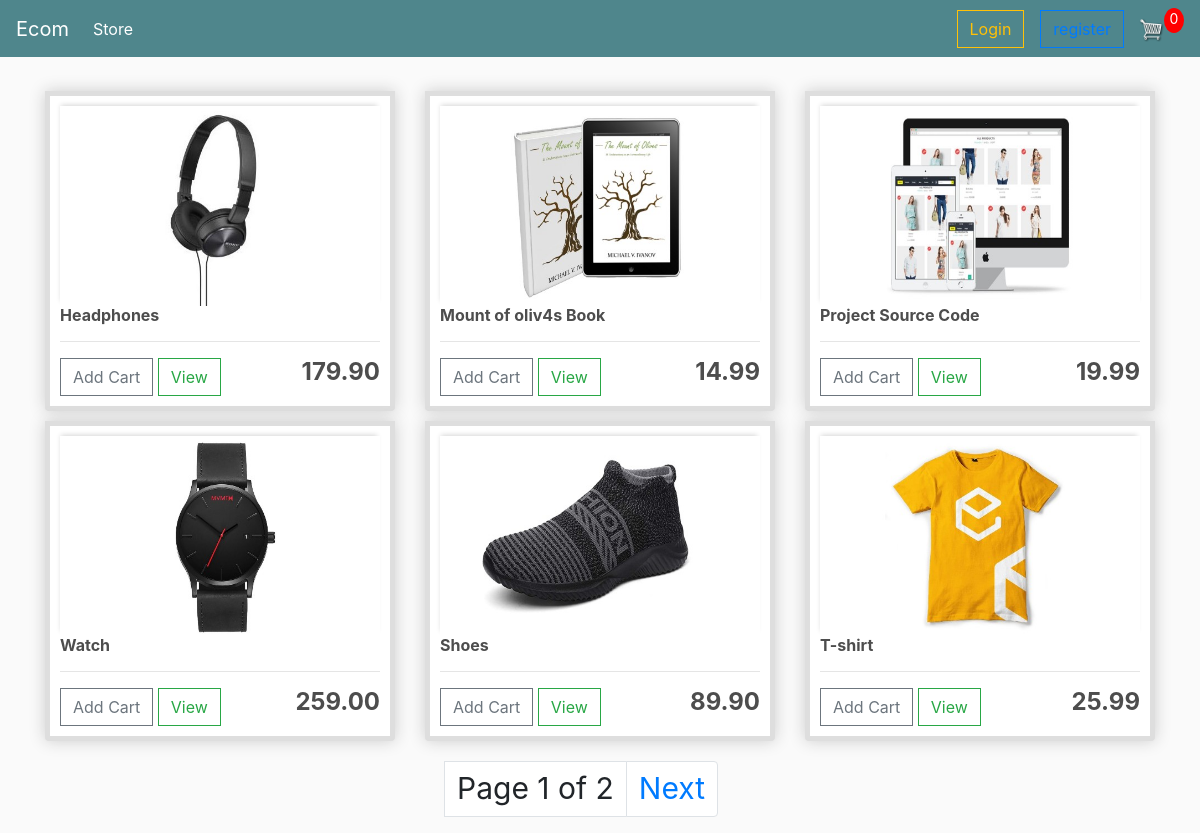
The page / on the database its author committed.
### commerceApp/models.py (models this page shows, shortened)
class Product(models.Model):
	name=models.CharField(max_length=200,null=True)
	price=models.FloatField()
	digital=models.BooleanField(default=False,null=True,blank=True)
	image=models.ImageField(null=True,blank=True)
	@property
	def imageURL(self):
		try:
			url=self.image.url
		except:
			url=""
		return url

### commerceApp/views.py (the view)
# urls.py: path('',store,name='store'),
def store(request):
	data = cartData(request)
	cartItems = data['cartItems']
	order = data['order']
	items = data['items']
	data=Product.objects.all()
	paginator=Paginator(data,6)
	page=request.GET.get('page')
	try:
		posts=paginator.page(page)
	except PageNotAnInteger:
		posts=paginator.page(1)
	except EmptyPage:
		posts=paginator.page(paginator.num_pages)
	context = {'page':page,'posts':posts, 'cartItems':cartItems}
	return render(request, 'store.html', context)

### commerceApp/utils.py (called while the page is built, shortened)
def cookieCart(request):
	try:
		cart = json.loads(request.COOKIES['cart'])
	except:
		cart = {}
		print('CART:', cart)
	items = []
	order = {'get_cart_total':0, 'get_cart_items':0, 'shipping':False}
	cartItems = order['get_cart_items']
	return {'cartItems':cartItems ,'order':order, 'items':items}

def cartData(request):
	if request.user.is_authenticated:
		customer = request.user.customer
		order, created = Order.objects.get_or_create(customer=customer, complete=False)
		items = order.orderitem_set.all()
		cartItems = order.get_cart_items
	else:
		cookieData = cookieCart(request)
		cartItems = cookieData['cartItems']
		order = cookieData['order']
		items = cookieData['items']
	return {'cartItems':cartItems ,'order':order, 'items':items}

### templates/store.html
{% extends 'main.html' %}
{% load static %}
{% block content %}
	<div class="row">
		{% for post in posts %}
		<div class="col-lg-4">
			<div class="box-element product">
				<img class="thumbnail" src="{{post.imageURL}}">
				<h6><strong>{{post.name}}</strong></h6>
				<hr>
				<button data-product={{post.id}}
				data-action="add" class="btn btn-outline-secondary add-btn update-cart">Add Cart</button>
				<a class="btn btn-outline-success" href="#">View</a>
				<h4 style="display:inline-block; float:right"><strong>{{post.price|floatformat:2}}</strong></h4>
			</div>
		</div>
		{% endfor %}
	</div>
	<div class="row">
		<div class="col-6"id="pagination">
			{% include 'pagination.html' with page=posts %}
		</div>
	</div>
{% endblock content %}

### static/css/main.css (style rules this page uses)
body { background-color: hsl(0, 0%, 98%); }
h1,h2,h3,h4,h5,h6 { color:hsl(0, 0%, 30%); }
.box-element { box-shadow:hsl(0, 0%, 80%) 0 0 16px; background-color: #fff; border-radius: 20px 20px 20px 20px; border:5px solid ; border-color: rgb(222, 222, 222); padding: 10px; }
.thumbnail { width: 100%; height: 200px; -webkit-box-shadow: -1px -3px 5px -2px rgba(214,214,214,1); -moz-box-shadow: -1px -3px 5px -2px rgba(214,214,214,1); box-shadow: -1px -3px 5px -2px rgba(214,214,214,1); }
.product { border-radius: 0 0 4px 4px; }
.col-lg-4, .col-lg-6, .col-lg-8, .col-lg-12 { margin-top: 10px; }
.btn { border-radius: 0; }
#pagination { font-size: 30px; left:400px; top:20px; }

### rows shown on the page
Product: imageURL (picture), name "Headphones", price "179.90"
Product: imageURL (picture), name "Mount of oliv4s Book", price "14.99"
Product: imageURL (picture), name "Project Source Code", price "19.99"
Product: imageURL (picture), name "Watch", price "259.00"
Product: imageURL (picture), name "Shoes", price "89.90"
Product: imageURL (picture), name "T-shirt", price "25.99"

### other values the page prints
{{ cartItems }} "0"
{{ page.number }} "1"
{{ page.paginator.num_pages }} "2"
